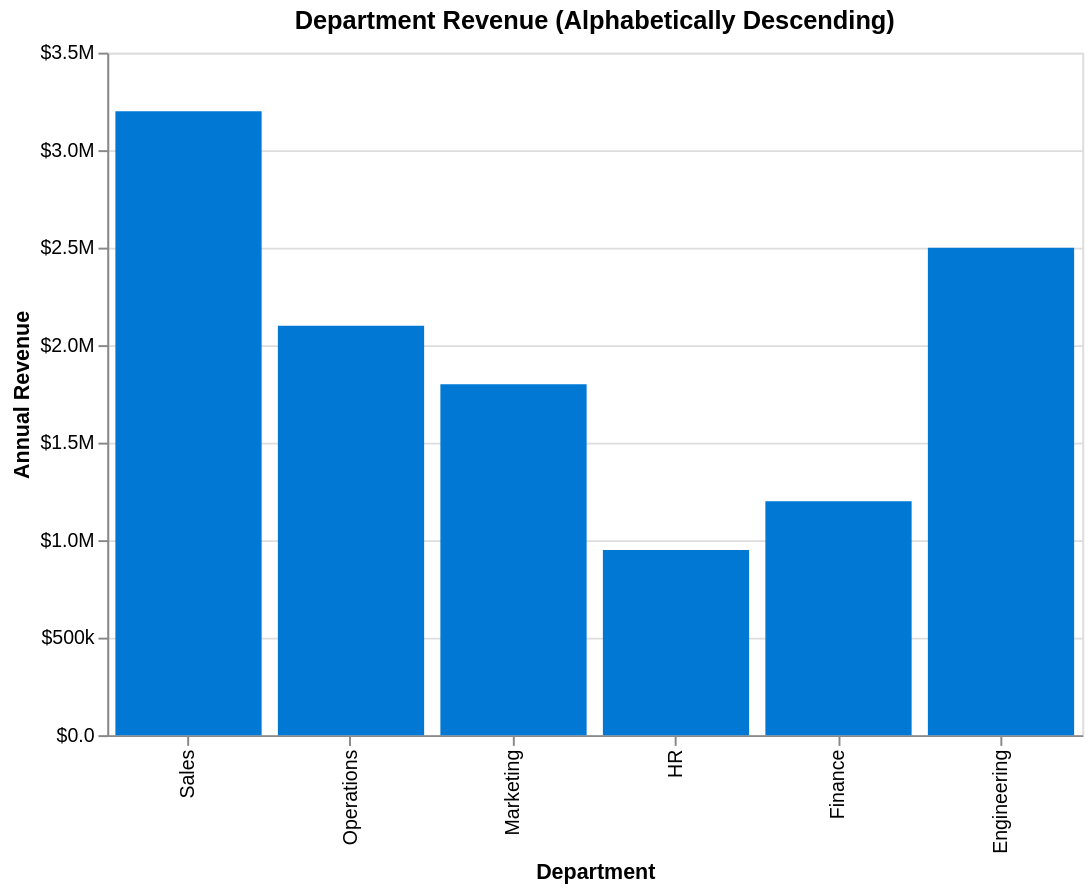

Vega-Lite specification stored for this chart:
### Vega-Lite specification from a JSON file in a GitHub repository (floating-point values rounded to 4 significant figures)
{"$schema": "https://vega.github.io/schema/vega-lite/v6.json", "description": "Department revenue ordered alphabetically (descending)", "width": 500, "height": 350, "data": {"values": [{"department": "Engineering", "revenue": 2500000}, {"department": "Sales", "revenue": 3200000}, {"department": "Marketing", "revenue": 1800000}, {"department": "Operations", "revenue": 2100000}, {"department": "HR", "revenue": 950000}, {"department": "Finance", "revenue": 1200000}]}, "mark": {"type": "bar", "color": "#0078D4"}, "encoding": {"x": {"field": "department", "type": "nominal", "sort": "descending", "axis": {"title": "Department"}}, "y": {"field": "revenue", "type": "quantitative", "axis": {"title": "Annual Revenue", "format": "$,.2s"}}}, "title": "Department Revenue (Alphabetically Descending)"}
